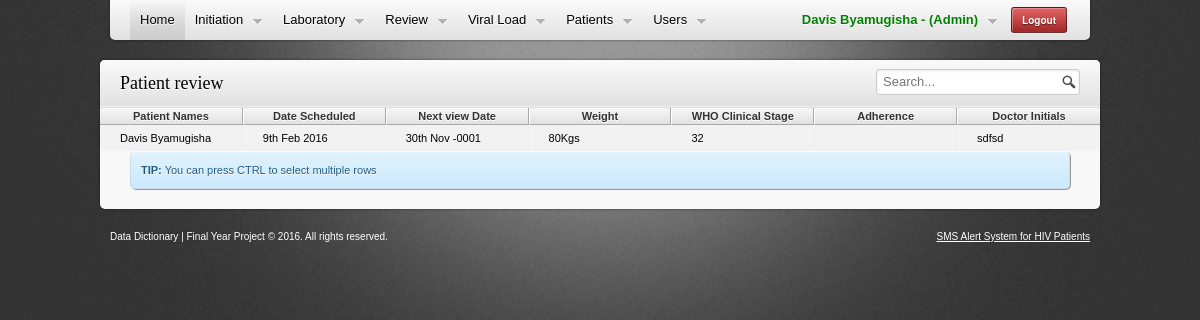
Screenshot of /view_review.php (signed in) with the database file from the repository.
### tables this page shows
CREATE TABLE IF NOT EXISTS `review` (
  `Review_Id` int(11) NOT NULL AUTO_INCREMENT,
  `Date_Scheduled` date DEFAULT NULL,
  `Next_View_Date` date DEFAULT NULL,
  `Weight` float DEFAULT NULL,
  `Function_At_Status` varchar(45) DEFAULT NULL,
  `WHO_Clinical_Stage` varchar(45) DEFAULT NULL,
  `Ceptrine` varchar(45) DEFAULT NULL,
  `Adherence` varchar(45) DEFAULT NULL,
  `Regimen` varchar(45) DEFAULT NULL,
  `Dosage` varchar(45) DEFAULT NULL,
  `VL` varchar(45) DEFAULT NULL,
  `CD4` varchar(45) DEFAULT NULL,
  `Doctor_Initials` varchar(45) DEFAULT NULL,
  `Patient_Id` int(11) DEFAULT NULL,
  `Created_At` timestamp NULL DEFAULT CURRENT_TIMESTAMP,
  PRIMARY KEY (`Review_Id`)
);

CREATE TABLE IF NOT EXISTS `patients` (
  `Patient_Id` int(11) NOT NULL AUTO_INCREMENT,
  `First_Name` varchar(60) NOT NULL,
  `Last_Name` varchar(60) NOT NULL,
  `Sex` varchar(3) NOT NULL,
  `Phone` varchar(45) NOT NULL,
  `Date_Of_Birth` date NOT NULL,
  `District` varchar(45) NOT NULL,
  `Subcounty` varchar(45) NOT NULL,
  `Parish` varchar(45) NOT NULL,
  `Village` varchar(45) NOT NULL,
  `Care_Entry_Point` varchar(60) NOT NULL,
  `Treatment_Supporter` varchar(60) NOT NULL,
  `Created_At` timestamp NOT NULL DEFAULT CURRENT_TIMESTAMP,
  PRIMARY KEY (`Patient_Id`)
);

### init.php (called while the page is built, shortened)
    <?php
function streamline_date($date) {
    $create_date = date_create($date);
    $new_date = date_format($create_date, 'jS M Y');
    return $new_date;
}
function get_full_name($current_id, $id_column, $name_column, $name_column2, $table) {
    $row = mysql_query("select $id_column,$name_column,$name_column2 from $table where $id_column='$current_id'");
    $row = mysql_fetch_array($row);
    $name = $row[1] . "  " . $row[2];
    return $name;
}

### view_review.php (the view, shortened to what this page needs)
<!DOCTYPE html>
<html lang="en">
    <head>
        <link rel="stylesheet" media="screen" href="css/reset.css" />
        <link rel="stylesheet" media="screen" href="css/grid.css" />
        <link rel="stylesheet" media="screen" href="css/style.css" />
        <link rel="stylesheet" media="screen" href="css/messages.css" />
        <link rel="stylesheet" media="screen" href="css/forms.css" />
        <link rel="stylesheet" media="screen" href="css/tables.css" />
        <meta http-equiv="Content-Type" content="text/html; charset=utf-8" /></head>
    <body>
        <div id="wrapper">
            <?php
            include("includes/header_menu.php");
            ?>
            <section>
                <div class="container_8 clearfix">
                    <div class="main-content">
                        <header>
                            <input type="text" class="search fr" placeholder="Search..." />
                            <h2>Patient review</h2>
                        </header>
                        <section class="with-table">
                            <table class="datatable tablesort selectable paginate full">
                                <thead>
                                    <tr>
                                        <th>Patient Names</th>
                                        <th>Date Scheduled</th>
                                        <th>Next view Date</th>
                                        <th>Weight</th>
                                        <th>WHO Clinical Stage</th>
                                        <th>Adherence</th>
                                        <th>Doctor Initials</th>
                                    </tr>
                                </thead>
                                <tbody>
                                    <?php
                                    include 'init.php';
                                    $query = mysql_query("select * from review order by Review_Id desc");
                                    while ($row = mysql_fetch_assoc($query)) {
                                        ?>
                                        <tr>
                                            <td><?php echo get_full_name($row['Patient_Id'], "Patient_Id", "First_Name", "Last_name", "patients"); ?></td>
                                            <td><?php echo streamline_date($row['Date_Scheduled']) ?></td>
                                            <td><?php echo streamline_date($row["Next_View_Date"]) ?></td>
                                            <td><?php echo $row['Weight'] ?>Kgs</td>
                                            <td><?php echo $row['WHO_Clinical_Stage'] ?></td>
                                            <td><?php echo $row['Adherence'] ?></td>
                                            <td><?php echo $row['Doctor_Initials'] ?></td>
                                        </tr>
                                        <?php
                                    }
                                    ?>
                                </tbody>
                            </table>
                            <div class="container_6 clearfix">
                                <div class="grid_6">
                                    <div class="message info"><b>TIP:</b> You can press CTRL to select multiple rows</div>
                                </div>
                            </div>
                        </section>
                    </div>
            </section>
        </div>
<?php include("includes/footer.php"); ?>
</body>
</html>

### css/grid.css (style rules this page uses)
.container_8 { margin-left: auto; margin-right: auto; width: 1000px; }
.grid_1, .grid_2, .grid_3, .grid_4, .grid_5, .grid_6, .grid_7, .grid_8 { display:inline; float: left; position: relative; margin-left: 10px; margin-right: 10px; }
.container_8 .grid_6 { width:730px; }
.container_6 { margin-left: auto; margin-right: auto; width: 960px; }
.grid_1, .grid_2, .grid_3, .grid_4, .grid_5, .grid_6 { display:inline; float: left; position: relative; margin-left: 10px; margin-right: 10px; }
.container_6 .grid_6 { width:940px; }
.clearfix:after { visibility: hidden; display: block; font-size: 0; content: " "; clear: both; height: 0; }

### css/style.css (style rules this page uses)
body { font:normal normal normal 11px/16px 'Lucida Grande','Lucida Sans Unicode',Helvetica,Arial,Verdana,sans-serif;overflow:-moz-scrollbars-vertical;background:#333 url(../images/bg.png) no-repeat center top; }
h2 { font-size:18px; }
h1,h2,h3,h4,h5,h6,p { margin:1em 0; }
h1,h2,h3 { color:#000; }
h1,h2,h3,b,strong,caption,th,thead,dt,legend { font-weight:bold; }
.fr { float:right!important; }
#wrapper>section { padding-top:60px; }
.main-content { background:#f8f8f8;-moz-box-shadow:0 0 3px #555;-moz-box-shadow:0 0 3px rgba(0,0,0,0.5);-webkit-box-shadow:0 0 3px #555;-webkit-box-shadow:0 0 3px rgba(0,0,0,0.5);-khtml-box-shadow:0 0 3px #555;-khtml-box-shadow:0 0 3px rgba(0,0,0,0.5);box-shadow:0 0 3px rgba(0,0,0,0.5);-moz-border-radius:5px;-webkit-border-radius:5px;-khtml-border-radius:5px;border-radius:5px;margin-bottom:20px;position:relative;z-index:1; }
.main-content>header { background:#e1e1e1;background:-moz-linear-gradient(top,#fafafa,#e1e1e1);background:-webkit-gradient(linear,left top,left bottom,from(#fafafa),to(#e1e1e1));-pie-background:linear-gradient(top,#fafafa,#e1e1e1);border-bottom:1px solid #efefef;-moz-border-radius:5px 5px 0 0;-webkit-border-top-left-radius:5px;-webkit-border-top-right-radius:5px;-khtml-border-radius:5px 5px 0 0;border-radius:5px 5px 0 0;-moz-box-shadow:0 1px 0 #ddd;-webkit-box-shadow:0 1px 0 #ddd;-khtml-box-shadow:0 1px 0 #ddd;box-shadow:0 1px 0 #ddd;padding:15px 20px;position:relative; }
.main-content>header h2 { font-family:Georgia,'Times New Roman','Bitstream Charter',Times,serif;font-weight:normal;font-size:18px;margin:0;text-shadow:0 1px 0 #fff; }
.main-content>header input { position:relative;top:-6px; }
.main-content>section { -moz-border-radius:0 0 5px 5px;-webkit-border-bottom-left-radius:5px;-webkit-border-bottom-right-radius:5px;-khtml-border-radius:0 0 5px 5px;border-radius:0 0 5px 5px;padding:20px;overflow:hidden; }

### css/messages.css (style rules this page uses)
.message { border-top:1px solid #fff!important;border-top:1px solid rgba(255,255,255,0.9)!important;border-left:1px solid #fff!important;border-left:1px solid rgba(100,100,100,0.1)!important;padding:10px;-moz-border-radius:5px;-webkit-border-radius:5px;-khtml-border-radius:5px;border-radius:5px;margin-bottom:10px;-moz-box-shadow:1px 1px 0 #999;-webkit-box-shadow:1px 1px 0 #999;box-shadow:1px 1px 0 #999;position:relative; }
.message.info { border:1px solid #cadcea;background:#e1f2fc;background:-webkit-gradient(linear,left top,left bottom,from(#e1f2fc),to(#cae9fd));background:-moz-linear-gradient(top,#e1f2fc,#cae9fd);-pie-background:linear-gradient(top,#e1f2fc,#cae9fd);color:#225b86;text-shadow:0 1px 0 #fff; }

### css/forms.css (style rules this page uses)
input, textarea, select { outline: none; }
input { position: relative; }
.ui-select, .ui-select .ui-select-value, textarea, input[type=text], input[type=password], input[type=email], input[type=url], input[type=date], input[type=number], input[type=time], input[type=date], .ui-date, .ui-file { background-color: #fff; -moz-border-radius: 3px; -webkit-border-radius: 3px; -khtml-border-radius: 3px; border-radius: 3px; border: 1px solid #ccc; padding: 4px 6px; -moz-box-shadow: inset 0 1px 3px rgba(0,0,0,0.1); -webkit-box-shadow: inset 0 1px 3px rgba(0,0,0,0.1); box-shadow: inset 0 1px 3px rgba(0,0,0,0.1); font: 13px/16px Arial, sans-serif !important; }
input.search { background: #fff url(../images/search.png) no-repeat right center; padding-right: 20px !important; }

### rows the page displays
review: Patient_Id.Last_Name "Davis Byamugisha", Date_Scheduled "9th Feb 2016", Next_View_Date "30th Nov -0001", Weight "80", WHO_Clinical_Stage "32", Doctor_Initials "sdfsd"

### other values shown
$_SESSION['full_names'] "Davis Byamugisha"
$_SESSION['user_type'] "Admin"
